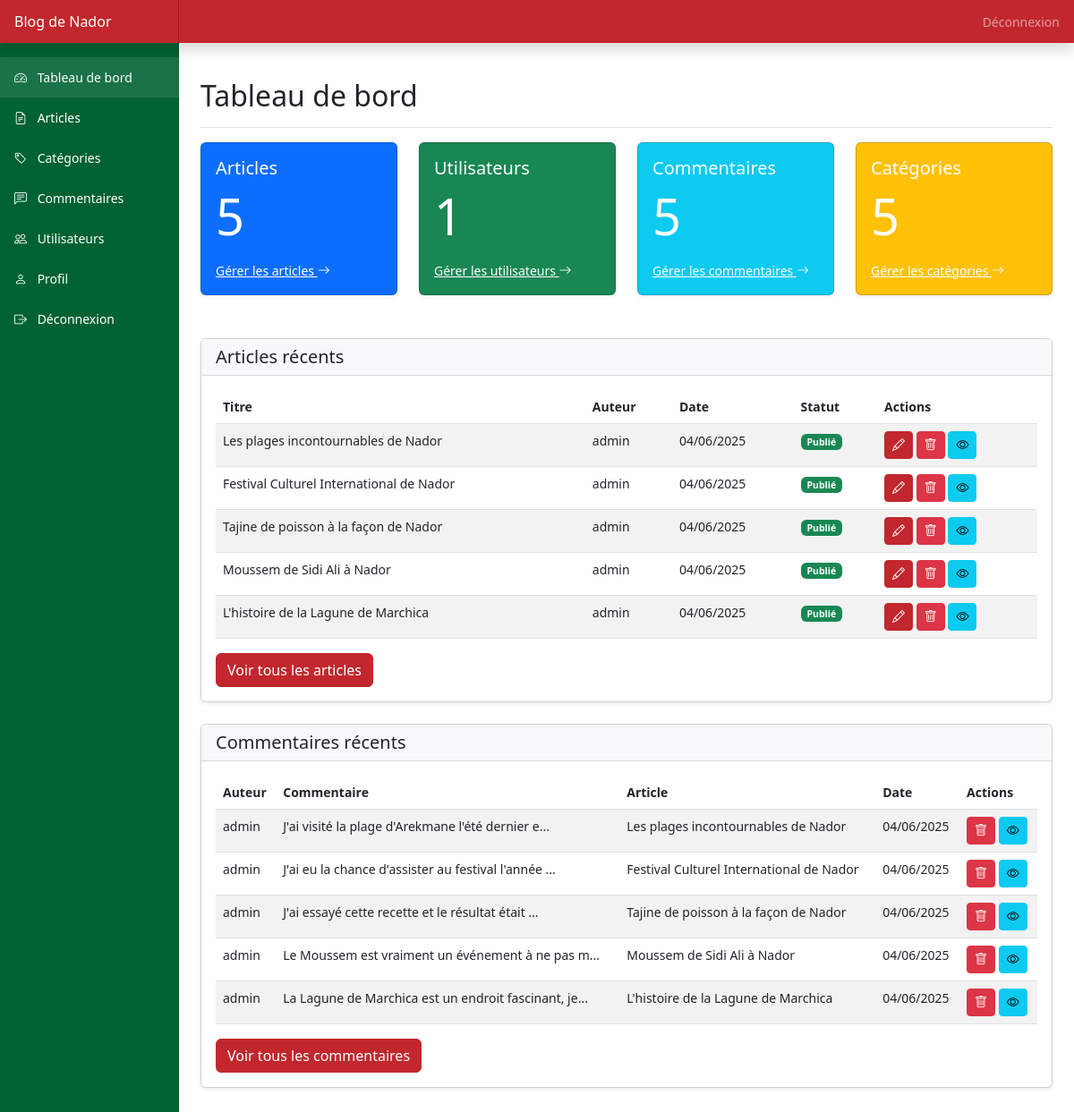
Page /admin/dashboard.php (signed in) on the committed database.
### tables this page shows
CREATE TABLE IF NOT EXISTS posts (
    id INT AUTO_INCREMENT PRIMARY KEY,
    user_id INT NOT NULL,
    category_id INT NOT NULL,
    title VARCHAR(255) NOT NULL,
    slug VARCHAR(255) NOT NULL UNIQUE,
    content TEXT NOT NULL,
    image VARCHAR(255),
    status ENUM('draft', 'published') DEFAULT 'published',
    views INT DEFAULT 0,
    created_at DATETIME DEFAULT CURRENT_TIMESTAMP,
    updated_at DATETIME DEFAULT CURRENT_TIMESTAMP ON UPDATE CURRENT_TIMESTAMP,
    FOREIGN KEY (user_id) REFERENCES users(id) ON DELETE CASCADE,
    FOREIGN KEY (category_id) REFERENCES categories(id) ON DELETE CASCADE
);

CREATE TABLE IF NOT EXISTS users (
    id INT AUTO_INCREMENT PRIMARY KEY,
    username VARCHAR(50) NOT NULL UNIQUE,
    email VARCHAR(100) NOT NULL UNIQUE,
    password VARCHAR(255) NOT NULL,
    role ENUM('user', 'admin') DEFAULT 'user',
    created_at DATETIME DEFAULT CURRENT_TIMESTAMP,
    updated_at DATETIME DEFAULT CURRENT_TIMESTAMP ON UPDATE CURRENT_TIMESTAMP
);

CREATE TABLE IF NOT EXISTS comments (
    id INT AUTO_INCREMENT PRIMARY KEY,
    post_id INT NOT NULL,
    user_id INT NOT NULL,
    content TEXT NOT NULL,
    is_approved BOOLEAN DEFAULT TRUE,
    created_at DATETIME DEFAULT CURRENT_TIMESTAMP,
    updated_at DATETIME DEFAULT CURRENT_TIMESTAMP ON UPDATE CURRENT_TIMESTAMP,
    FOREIGN KEY (post_id) REFERENCES posts(id) ON DELETE CASCADE,
    FOREIGN KEY (user_id) REFERENCES users(id) ON DELETE CASCADE
);

### includes/functions.php (called while the page is built, shortened)
<?php
function format_date($date, $format = 'd/m/Y H:i') {
    return date($format, strtotime($date));
}

### admin/dashboard.php (the view, shortened to what this page needs)
<?php
require_once '../includes/functions.php';
$conn = mysqli_connect(DB_HOST, DB_USER, DB_PASS, DB_NAME);
$query = "SELECT COUNT(*) as post_count FROM posts";
$result = mysqli_query($conn, $query);
$post_count = mysqli_fetch_assoc($result)['post_count'];
$query = "SELECT COUNT(*) as user_count FROM users";
$result = mysqli_query($conn, $query);
$user_count = mysqli_fetch_assoc($result)['user_count'];
$query = "SELECT COUNT(*) as comment_count FROM comments";
$result = mysqli_query($conn, $query);
$comment_count = mysqli_fetch_assoc($result)['comment_count'];
$query = "SELECT COUNT(*) as category_count FROM categories";
$result = mysqli_query($conn, $query);
$category_count = mysqli_fetch_assoc($result)['category_count'];
$query = "SELECT posts.*, users.username
          FROM posts
          INNER JOIN users ON posts.user_id = users.id
          ORDER BY posts.created_at DESC
          LIMIT 5";
$result = mysqli_query($conn, $query);
$recent_posts = mysqli_fetch_all($result, MYSQLI_ASSOC);
$query = "SELECT comments.*, users.username, posts.title as post_title
          FROM comments
          INNER JOIN users ON comments.user_id = users.id
          INNER JOIN posts ON comments.post_id = posts.id
          ORDER BY comments.created_at DESC
          LIMIT 5";
$result = mysqli_query($conn, $query);
$recent_comments = mysqli_fetch_all($result, MYSQLI_ASSOC);
include '../includes/admin_header.php';
?>
<div class="container-fluid">
    <div class="row">
        <?php include '../includes/admin_sidebar.php'; ?>
        <main class="col-md-9 ms-sm-auto col-lg-10 px-md-4 py-4">
            <div class="d-flex justify-content-between flex-wrap flex-md-nowrap align-items-center pt-3 pb-2 mb-3 border-bottom">
                <h1 class="h2">Tableau de bord</h1>
            </div>
            <div class="row">
                <div class="col-md-3 mb-4">
                    <div class="card text-white bg-primary">
                        <div class="card-body">
                            <h5 class="card-title">Articles</h5>
                            <p class="card-text display-4"><?php echo $post_count; ?></p>
                            <a href="posts.php" class="text-white">Gérer les articles <i class="bi bi-arrow-right"></i></a>
                        </div>
                    </div>
                </div>
                <div class="col-md-3 mb-4">
                    <div class="card text-white bg-success">
                        <div class="card-body">
                            <h5 class="card-title">Utilisateurs</h5>
                            <p class="card-text display-4"><?php echo $user_count; ?></p>
                            <a href="users.php" class="text-white">Gérer les utilisateurs <i class="bi bi-arrow-right"></i></a>
                        </div>
                    </div>
                </div>
                <div class="col-md-3 mb-4">
                    <div class="card text-white bg-info">
                        <div class="card-body">
                            <h5 class="card-title">Commentaires</h5>
                            <p class="card-text display-4"><?php echo $comment_count; ?></p>
                            <a href="comments.php" class="text-white">Gérer les commentaires <i class="bi bi-arrow-right"></i></a>
                        </div>
                    </div>
                </div>
                <div class="col-md-3 mb-4">
                    <div class="card text-white bg-warning">
                        <div class="card-body">
                            <h5 class="card-title">Catégories</h5>
                            <p class="card-text display-4"><?php echo $category_count; ?></p>
                            <a href="categories.php" class="text-white">Gérer les catégories <i class="bi bi-arrow-right"></i></a>
                        </div>
                    </div>
                </div>
            </div>
            <div class="card mb-4">
                <div class="card-header">
                    <h5 class="mb-0">Articles récents</h5>
                </div>
                <div class="card-body">
                    <div class="table-responsive">
                        <table class="table table-striped table-hover">
                            <thead>
                                <tr>
                                    <th>Titre</th>
                                    <th>Auteur</th>
                                    <th>Date</th>
                                    <th>Statut</th>
                                    <th>Actions</th>
                                </tr>
                            </thead>
                            <tbody>
                                <?php foreach ($recent_posts as $post): ?>
                                    <tr>
                                        <td><?php echo $post['title']; ?></td>
                                        <td><?php echo $post['username']; ?></td>
                                        <td><?php echo format_date($post['created_at'], 'd/m/Y'); ?></td>
                                        <td>
                                            <?php if ($post['status'] === 'published'): ?>
                                                <span class="badge bg-success">Publié</span>
                                            <?php else: ?>
                                                <span class="badge bg-secondary">Brouillon</span>
                                            <?php endif; ?>
                                        </td>
                                        <td>
                                            <a href="edit_post.php?id=<?php echo $post['id']; ?>" class="btn btn-sm btn-primary">
                                                <i class="bi bi-pencil"></i>
                                            </a>
                                            <a href="delete_post.php?id=<?php echo $post['id']; ?>" class="btn btn-sm btn-danger" onclick="return confirm('Êtes-vous sûr de vouloir supprimer cet article ?')">
                                                <i class="bi bi-trash"></i>
                                            </a>
                                            <a href="../post.php?id=<?php echo $post['id']; ?>" class="btn btn-sm btn-info" target="_blank">
                                                <i class="bi bi-eye"></i>
                                            </a>
                                        </td>
                                    </tr>
                                <?php endforeach; ?>
                            </tbody>
                        </table>
                    </div>
                    <a href="posts.php" class="btn btn-primary">Voir tous les articles</a>
                </div>
            </div>
            <div class="card mb-4">
                <div class="card-header">
                    <h5 class="mb-0">Commentaires récents</h5>
                </div>
                <div class="card-body">
                    <div class="table-responsive">
                        <table class="table table-striped table-hover">
                            <thead>
                                <tr>
                                    <th>Auteur</th>
                                    <th>Commentaire</th>
                                    <th>Article</th>
                                    <th>Date</th>
                                    <th>Actions</th>
                                </tr>
                            </thead>
                            <tbody>
                                <?php foreach ($recent_comments as $comment): ?>
                                    <tr>
                                        <td><?php echo $comment['username']; ?></td>
                                        <td><?php echo substr($comment['content'], 0, 50) . (strlen($comment['content']) > 50 ? '...' : ''); ?></td>
                                        <td><?php echo $comment['post_title']; ?></td>
                                        <td><?php echo format_date($comment['created_at'], 'd/m/Y'); ?></td>
                                        <td>
                                            <a href="delete_comment.php?id=<?php echo $comment['id']; ?>" class="btn btn-sm btn-danger" onclick="return confirm('Êtes-vous sûr de vouloir supprimer ce commentaire ?')">
                                                <i class="bi bi-trash"></i>
                                            </a>
                                            <a href="../post.php?id=<?php echo $comment['post_id']; ?>" class="btn btn-sm btn-info" target="_blank">
                                                <i class="bi bi-eye"></i>
                                            </a>
                                        </td>
                                    </tr>
                                <?php endforeach; ?>
                            </tbody>
                        </table>
                    </div>
                    <a href="comments.php" class="btn btn-primary">Voir tous les commentaires</a>
                </div>
            </div>
        </main>
    </div>
</div>
<?php
include '../includes/admin_footer.php';
?>

### assets/css/admin.css (style rules this page uses)
body { font-family: 'Segoe UI', Tahoma, Geneva, Verdana, sans-serif; font-size: .875rem; }
.card { margin-bottom: 1.5rem; box-shadow: 0 0.125rem 0.25rem rgba(0, 0, 0, 0.075); }
.card-header { background-color: #f8f9fa; border-bottom: 1px solid rgba(0, 0, 0, 0.125); font-weight: 600; }
.table th { font-weight: 600; }
.btn-primary { background-color: #c1272d; border-color: #c1272d; }

### rows in the picture
posts: title "Les plages incontournables de Nador", user.username "admin", created_at "04/06/2025", status "Publié"
posts: title "Festival Culturel International de Nador", user.username "admin", created_at "04/06/2025", status "Publié"
posts: title "Tajine de poisson à la façon de Nador", user.username "admin", created_at "04/06/2025", status "Publié"
posts: title "Moussem de Sidi Ali à Nador", user.username "admin", created_at "04/06/2025", status "Publié"
posts: title "L'histoire de la Lagune de Marchica", user.username "admin", created_at "04/06/2025", status "Publié"
comments: user.username "admin", content "J'ai visité la plage d'Arekmane l'été dernier e", post.title "Les plages incontournables de Nador", created_at "04/06/2025"
comments: user.username "admin", content "J'ai eu la chance d'assister au festival l'année", post.title "Festival Culturel International de Nador", created_at "04/06/2025"
comments: user.username "admin", content "J'ai essayé cette recette et le résultat était", post.title "Tajine de poisson à la façon de Nador", created_at "04/06/2025"
comments: user.username "admin", content "Le Moussem est vraiment un événement à ne pas m", post.title "Moussem de Sidi Ali à Nador", created_at "04/06/2025"
comments: user.username "admin", content "La Lagune de Marchica est un endroit fascinant, je", post.title "L'histoire de la Lagune de Marchica", created_at "04/06/2025"

### other values in the picture
$post_count "5"
$user_count "1"
$comment_count "5"
$category_count "5"
